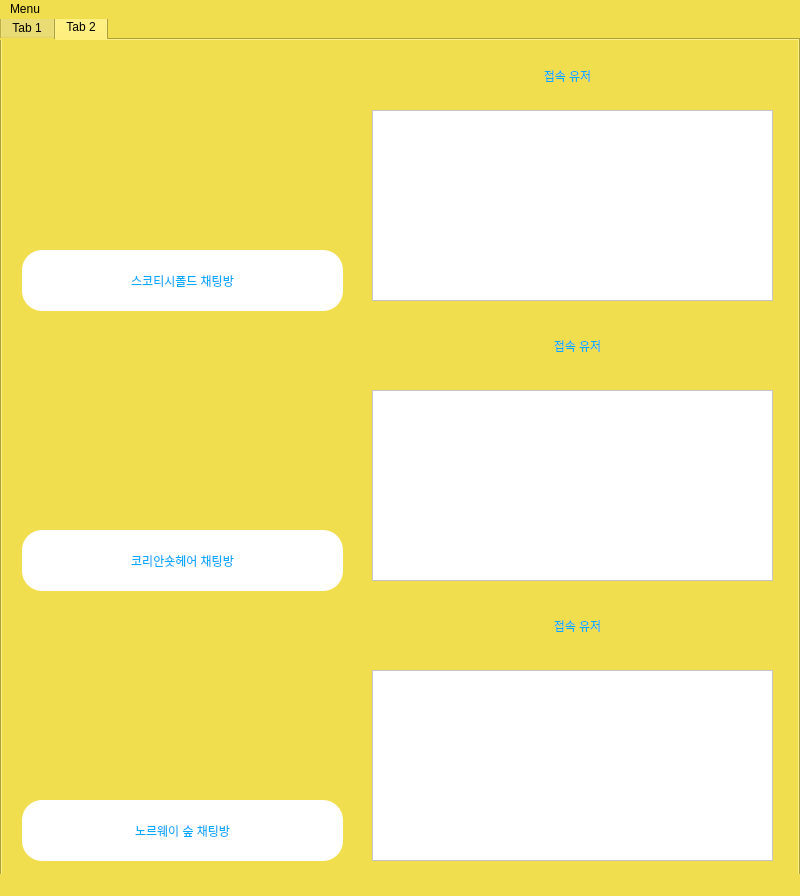
<?xml version="1.0" encoding="UTF-8"?>
<ui version="4.0">
 <class>MainWindow</class>
 <widget class="QMainWindow" name="MainWindow">
  <property name="geometry">
   <rect>
    <x>0</x>
    <y>0</y>
    <width>800</width>
    <height>896</height>
   </rect>
  </property>
  <property name="windowTitle">
   <string>MainWindow</string>
  </property>
  <property name="styleSheet">
   <string notr="true">background-color: rgb(241, 222, 78);</string>
  </property>
  <widget class="QWidget" name="centralwidget">
   <widget class="QTabWidget" name="tabWidget">
    <property name="geometry">
     <rect>
      <x>0</x>
      <y>-5</y>
      <width>800</width>
      <height>896</height>
     </rect>
    </property>
    <property name="styleSheet">
     <string notr="true">background-color: rgb(241, 222, 78);</string>
    </property>
    <property name="currentIndex">
     <number>1</number>
    </property>
    <widget class="QWidget" name="tab_1">
     <attribute name="title">
      <string>Tab 1</string>
     </attribute>
     <widget class="QLabel" name="label_8">
      <property name="geometry">
       <rect>
        <x>10</x>
        <y>10</y>
        <width>311</width>
        <height>71</height>
       </rect>
      </property>
      <property name="styleSheet">
       <string notr="true">border-radius: 20px;
font: 35pt &quot;Cambria&quot;;
color: rgb(0, 170, 255)</string>
      </property>
      <property name="text">
       <string>Cat Talk</string>
      </property>
      <property name="alignment">
       <set>Qt::AlignCenter</set>
      </property>
     </widget>
     <widget class="QLabel" name="label_9">
      <property name="geometry">
       <rect>
        <x>20</x>
        <y>270</y>
        <width>311</width>
        <height>51</height>
       </rect>
      </property>
      <property name="styleSheet">
       <string notr="true">
font: 25pt &quot;Cambria&quot;;
color: rgb(0, 170, 255)</string>
      </property>
      <property name="text">
       <string>현재 채팅 유저</string>
      </property>
      <property name="alignment">
       <set>Qt::AlignCenter</set>
      </property>
     </widget>
     <widget class="QLineEdit" name="msg_lienEdit">
      <property name="geometry">
       <rect>
        <x>20</x>
        <y>650</y>
        <width>461</width>
        <height>71</height>
       </rect>
      </property>
      <property name="styleSheet">
       <string notr="true">font: 25pt &quot;Cambria&quot;;</string>
      </property>
      <property name="placeholderText">
       <string>메세지를 작성 해 주세요</string>
      </property>
     </widget>
     <widget class="QPushButton" name="msg_send_btn">
      <property name="geometry">
       <rect>
        <x>500</x>
        <y>660</y>
        <width>291</width>
        <height>61</height>
       </rect>
      </property>
      <property name="styleSheet">
       <string notr="true">QPushButton{
border-radius: 20px;
background-color:rgb(255, 255, 255);
font: 20pt &quot;Cambria&quot;;
color: rgb(0, 170, 255)
}</string>
      </property>
      <property name="text">
       <string>전송</string>
      </property>
     </widget>
     <widget class="QLabel" name="label_2">
      <property name="geometry">
       <rect>
        <x>20</x>
        <y>80</y>
        <width>311</width>
        <height>191</height>
       </rect>
      </property>
      <property name="text">
       <string>채팅방 넘버에 따른 이미지 들어가게</string>
      </property>
      <property name="scaledContents">
       <bool>true</bool>
      </property>
     </widget>
     <widget class="QTextBrowser" name="chat">
      <property name="geometry">
       <rect>
        <x>390</x>
        <y>20</y>
        <width>381</width>
        <height>621</height>
       </rect>
      </property>
      <property name="styleSheet">
       <string notr="true">background-color:rgb(255, 255, 255);
font: 15pt &quot;Cambria&quot;;</string>
      </property>
     </widget>
     <widget class="QTextBrowser" name="userList">
      <property name="geometry">
       <rect>
        <x>20</x>
        <y>330</y>
        <width>311</width>
        <height>311</height>
       </rect>
      </property>
      <property name="styleSheet">
       <string notr="true">background-color:rgb(255, 255, 255);
font: 15pt &quot;Cambria&quot;;</string>
      </property>
     </widget>
     <widget class="QPushButton" name="msg_send_btn_2">
      <property name="geometry">
       <rect>
        <x>500</x>
        <y>730</y>
        <width>291</width>
        <height>61</height>
       </rect>
      </property>
      <property name="styleSheet">
       <string notr="true">QPushButton{
border-radius: 20px;
background-color:rgb(255, 255, 255);
font: 20pt &quot;Cambria&quot;;
color: rgb(0, 170, 255)
}</string>
      </property>
      <property name="text">
       <string>채팅방 나가기</string>
      </property>
     </widget>
    </widget>
    <widget class="QWidget" name="tab_2">
     <attribute name="title">
      <string>Tab 2</string>
     </attribute>
     <widget class="QLabel" name="onechat_label">
      <property name="geometry">
       <rect>
        <x>10</x>
        <y>10</y>
        <width>331</width>
        <height>191</height>
       </rect>
      </property>
      <property name="text">
       <string/>
      </property>
      <property name="pixmap">
       <pixmap>one.jpg</pixmap>
      </property>
      <property name="scaledContents">
       <bool>true</bool>
      </property>
     </widget>
     <widget class="QLabel" name="twochat_label">
      <property name="geometry">
       <rect>
        <x>10</x>
        <y>280</y>
        <width>331</width>
        <height>191</height>
       </rect>
      </property>
      <property name="text">
       <string/>
      </property>
      <property name="pixmap">
       <pixmap>four.jpg</pixmap>
      </property>
      <property name="scaledContents">
       <bool>true</bool>
      </property>
     </widget>
     <widget class="QLabel" name="threechat_label">
      <property name="geometry">
       <rect>
        <x>10</x>
        <y>560</y>
        <width>331</width>
        <height>191</height>
       </rect>
      </property>
      <property name="text">
       <string/>
      </property>
      <property name="pixmap">
       <pixmap>five.jpg</pixmap>
      </property>
      <property name="scaledContents">
       <bool>true</bool>
      </property>
     </widget>
     <widget class="QPushButton" name="twochat_btn">
      <property name="geometry">
       <rect>
        <x>20</x>
        <y>490</y>
        <width>321</width>
        <height>61</height>
       </rect>
      </property>
      <property name="styleSheet">
       <string notr="true">QPushButton{
border-radius: 20px;
font: 20pt &quot;Cambria&quot;;
color: rgb(0, 170, 255);
background-color:rgb(255, 255, 255);
}</string>
      </property>
      <property name="text">
       <string>코리안숏헤어 채팅방</string>
      </property>
     </widget>
     <widget class="QTextBrowser" name="userList_2">
      <property name="geometry">
       <rect>
        <x>370</x>
        <y>630</y>
        <width>401</width>
        <height>191</height>
       </rect>
      </property>
      <property name="styleSheet">
       <string notr="true">background-color:rgb(255, 255, 255);
font: 15pt &quot;Cambria&quot;;</string>
      </property>
     </widget>
     <widget class="QTextBrowser" name="userList_3">
      <property name="geometry">
       <rect>
        <x>370</x>
        <y>350</y>
        <width>401</width>
        <height>191</height>
       </rect>
      </property>
      <property name="styleSheet">
       <string notr="true">background-color:rgb(255, 255, 255);
font: 15pt &quot;Cambria&quot;;</string>
      </property>
     </widget>
     <widget class="QPushButton" name="threechat_btn">
      <property name="geometry">
       <rect>
        <x>20</x>
        <y>760</y>
        <width>321</width>
        <height>61</height>
       </rect>
      </property>
      <property name="styleSheet">
       <string notr="true">QPushButton{
border-radius: 20px;
font: 20pt &quot;Cambria&quot;;
color: rgb(0, 170, 255);
background-color:rgb(255, 255, 255);
}</string>
      </property>
      <property name="text">
       <string>노르웨이 숲 채팅방</string>
      </property>
     </widget>
     <widget class="QPushButton" name="onechat_btn">
      <property name="geometry">
       <rect>
        <x>20</x>
        <y>210</y>
        <width>321</width>
        <height>61</height>
       </rect>
      </property>
      <property name="styleSheet">
       <string notr="true">QPushButton{
border-radius: 20px;
font: 20pt &quot;Cambria&quot;;
color: rgb(0, 170, 255);
background-color:rgb(255, 255, 255);
}</string>
      </property>
      <property name="text">
       <string>스코티시폴드 채팅방</string>
      </property>
     </widget>
     <widget class="QTextBrowser" name="userList_4">
      <property name="geometry">
       <rect>
        <x>370</x>
        <y>70</y>
        <width>401</width>
        <height>191</height>
       </rect>
      </property>
      <property name="styleSheet">
       <string notr="true">background-color:rgb(255, 255, 255);
font: 15pt &quot;Cambria&quot;;</string>
      </property>
     </widget>
     <widget class="QLabel" name="label_10">
      <property name="geometry">
       <rect>
        <x>410</x>
        <y>10</y>
        <width>311</width>
        <height>51</height>
       </rect>
      </property>
      <property name="styleSheet">
       <string notr="true">
font: 25pt &quot;Cambria&quot;;
color: rgb(0, 170, 255)</string>
      </property>
      <property name="text">
       <string>접속 유저</string>
      </property>
      <property name="alignment">
       <set>Qt::AlignCenter</set>
      </property>
     </widget>
     <widget class="QLabel" name="label_12">
      <property name="geometry">
       <rect>
        <x>420</x>
        <y>280</y>
        <width>311</width>
        <height>51</height>
       </rect>
      </property>
      <property name="styleSheet">
       <string notr="true">
font: 25pt &quot;Cambria&quot;;
color: rgb(0, 170, 255)</string>
      </property>
      <property name="text">
       <string>접속 유저</string>
      </property>
      <property name="alignment">
       <set>Qt::AlignCenter</set>
      </property>
     </widget>
     <widget class="QLabel" name="label_14">
      <property name="geometry">
       <rect>
        <x>420</x>
        <y>560</y>
        <width>311</width>
        <height>51</height>
       </rect>
      </property>
      <property name="styleSheet">
       <string notr="true">
font: 25pt &quot;Cambria&quot;;
color: rgb(0, 170, 255)</string>
      </property>
      <property name="text">
       <string>접속 유저</string>
      </property>
      <property name="alignment">
       <set>Qt::AlignCenter</set>
      </property>
     </widget>
    </widget>
   </widget>
  </widget>
  <widget class="QMenuBar" name="menubar">
   <property name="geometry">
    <rect>
     <x>0</x>
     <y>0</y>
     <width>800</width>
     <height>26</height>
    </rect>
   </property>
   <widget class="QMenu" name="menuchangeName">
    <property name="title">
     <string>Menu</string>
    </property>
    <addaction name="actionChatReset"/>
    <addaction name="actionChatSave"/>
    <addaction name="actionClose"/>
    <addaction name="actionQuit"/>
   </widget>
   <addaction name="menuchangeName"/>
  </widget>
  <widget class="QStatusBar" name="statusbar"/>
  <action name="actionChangeName">
   <property name="text">
    <string>ChangeName</string>
   </property>
  </action>
  <action name="actionChatReset">
   <property name="text">
    <string>ChatReset</string>
   </property>
  </action>
  <action name="actionChatSave">
   <property name="text">
    <string>ChatSave</string>
   </property>
  </action>
  <action name="actionClose">
   <property name="text">
    <string>Close</string>
   </property>
  </action>
  <action name="actionQuit">
   <property name="text">
    <string>Quit</string>
   </property>
  </action>
 </widget>
 <resources/>
 <connections/>
</ui>
